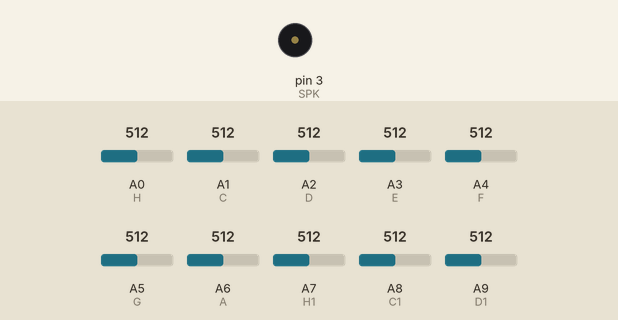
This sketch was run on a simulated Arduino Mega 2560, built with avr-gcc and run on an emulated ATmega2560. On the bench: buzzer (waves = sounding). Inputs (shaded band) come from the test bench; at power-on: A0 (H) = 512, A1 (C) = 512, A2 (D) = 512, A3 (E) = 512, A4 (F) = 512, A5 (G) = 512, A6 (A) = 512, A7 (H1) = 512, A8 (C1) = 512, A9 (D1) = 512. What the sketch prints to the serial monitor is not drawn.

Above: at 0.1 s.
Timing chart, 0 to 1.6 s (numbered marks = the images above):
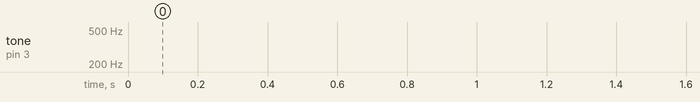

The sketch:

LaserHarp.ino
```cpp
int H = A0;
int C = A1;
int D = A2;
int E = A3;
int F = A4;
int G = A5;
int A = A6;
int H1= A7;
int C1= A8;
int D1= A9;
int SPK = 3;
int nh, nc, nd, ne, nf, ng, na, nh1, nc1;

void setup() {
    Serial.begin(9600);
 pinMode(H, INPUT);
 pinMode(C, INPUT);
 pinMode(D, INPUT);
 pinMode(E, INPUT);
 pinMode(F, INPUT);
 pinMode(G, INPUT);
 pinMode(A, INPUT);
 pinMode(H1, INPUT);
 //pinMode(C1, INPUT);
pinMode(SPK, OUTPUT);
  }

void loop() {

nh= analogRead(H);
if (nh < 900)
tone (SPK, 123, 20);
Serial.println(nh);

nc= analogRead(C);
if (nc < 900)
tone (SPK, 131, 20);

nd= analogRead(D);
if (nd < 900)
tone (SPK, 147, 20);

ne= analogRead(E);
if (ne < 900)
tone (SPK, 165, 20);

nf= analogRead(F);
if (nf < 900)
tone (SPK, 175, 20);

ng= analogRead(G);
if (ng < 900)
tone (SPK, 196, 20);

na= analogRead(A);
if (na < 900)
tone (SPK, 220, 20);

nh1= analogRead(H1);
if (nh1 < 900)
tone (SPK, 247, 20);

nc1= analogRead(C1);
if (nc1 < 900)
tone (SPK, 262, 20);

nc1= analogRead(D1);
if (nc1 < 900)
tone (SPK, 278, 20);

}
```
